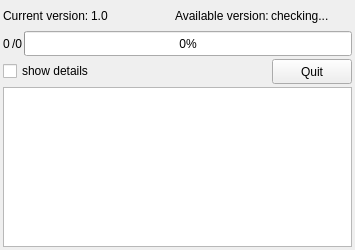
<?xml version="1.0" encoding="UTF-8"?>
<ui version="4.0">
 <class>Update</class>
 <widget class="QWidget" name="Update">
  <property name="geometry">
   <rect>
    <x>0</x>
    <y>0</y>
    <width>355</width>
    <height>250</height>
   </rect>
  </property>
  <property name="sizePolicy">
   <sizepolicy hsizetype="Fixed" vsizetype="Fixed">
    <horstretch>0</horstretch>
    <verstretch>0</verstretch>
   </sizepolicy>
  </property>
  <property name="minimumSize">
   <size>
    <width>250</width>
    <height>85</height>
   </size>
  </property>
  <property name="maximumSize">
   <size>
    <width>16777215</width>
    <height>16777215</height>
   </size>
  </property>
  <property name="windowTitle">
   <string>Update</string>
  </property>
  <layout class="QVBoxLayout" name="verticalLayout" stretch="0,0,0,0">
   <property name="spacing">
    <number>3</number>
   </property>
   <property name="sizeConstraint">
    <enum>QLayout::SetMaximumSize</enum>
   </property>
   <property name="leftMargin">
    <number>3</number>
   </property>
   <property name="topMargin">
    <number>3</number>
   </property>
   <property name="rightMargin">
    <number>3</number>
   </property>
   <property name="bottomMargin">
    <number>3</number>
   </property>
   <item>
    <layout class="QHBoxLayout" name="horizontalLayout">
     <property name="spacing">
      <number>2</number>
     </property>
     <property name="sizeConstraint">
      <enum>QLayout::SetDefaultConstraint</enum>
     </property>
     <item>
      <widget class="QLabel" name="labelActual">
       <property name="minimumSize">
        <size>
         <width>0</width>
         <height>25</height>
        </size>
       </property>
       <property name="maximumSize">
        <size>
         <width>16777215</width>
         <height>25</height>
        </size>
       </property>
       <property name="text">
        <string>Current version:</string>
       </property>
      </widget>
     </item>
     <item>
      <widget class="QLabel" name="valueActual">
       <property name="minimumSize">
        <size>
         <width>0</width>
         <height>25</height>
        </size>
       </property>
       <property name="maximumSize">
        <size>
         <width>16777215</width>
         <height>25</height>
        </size>
       </property>
       <property name="text">
        <string notr="true">1.0</string>
       </property>
      </widget>
     </item>
     <item>
      <widget class="QLabel" name="labelAvailable">
       <property name="minimumSize">
        <size>
         <width>0</width>
         <height>25</height>
        </size>
       </property>
       <property name="maximumSize">
        <size>
         <width>16777215</width>
         <height>25</height>
        </size>
       </property>
       <property name="text">
        <string>Available version:</string>
       </property>
      </widget>
     </item>
     <item>
      <widget class="QLabel" name="valueAvailable">
       <property name="minimumSize">
        <size>
         <width>0</width>
         <height>25</height>
        </size>
       </property>
       <property name="maximumSize">
        <size>
         <width>16777215</width>
         <height>25</height>
        </size>
       </property>
       <property name="text">
        <string>checking...</string>
       </property>
      </widget>
     </item>
    </layout>
   </item>
   <item>
    <layout class="QHBoxLayout" name="horizontalLayout_3">
     <property name="spacing">
      <number>2</number>
     </property>
     <item>
      <widget class="QLabel" name="currentFile">
       <property name="sizePolicy">
        <sizepolicy hsizetype="Fixed" vsizetype="Preferred">
         <horstretch>0</horstretch>
         <verstretch>0</verstretch>
        </sizepolicy>
       </property>
       <property name="minimumSize">
        <size>
         <width>0</width>
         <height>25</height>
        </size>
       </property>
       <property name="maximumSize">
        <size>
         <width>16777215</width>
         <height>25</height>
        </size>
       </property>
       <property name="text">
        <string notr="true">0</string>
       </property>
      </widget>
     </item>
     <item>
      <widget class="QLabel" name="fileCount">
       <property name="sizePolicy">
        <sizepolicy hsizetype="Fixed" vsizetype="Preferred">
         <horstretch>0</horstretch>
         <verstretch>0</verstretch>
        </sizepolicy>
       </property>
       <property name="minimumSize">
        <size>
         <width>0</width>
         <height>25</height>
        </size>
       </property>
       <property name="maximumSize">
        <size>
         <width>16777215</width>
         <height>25</height>
        </size>
       </property>
       <property name="text">
        <string notr="true">/0</string>
       </property>
      </widget>
     </item>
     <item>
      <widget class="QProgressBar" name="progressBar">
       <property name="sizePolicy">
        <sizepolicy hsizetype="Preferred" vsizetype="Preferred">
         <horstretch>0</horstretch>
         <verstretch>0</verstretch>
        </sizepolicy>
       </property>
       <property name="minimumSize">
        <size>
         <width>0</width>
         <height>25</height>
        </size>
       </property>
       <property name="maximumSize">
        <size>
         <width>16777215</width>
         <height>25</height>
        </size>
       </property>
       <property name="value">
        <number>0</number>
       </property>
       <property name="textVisible">
        <bool>true</bool>
       </property>
      </widget>
     </item>
    </layout>
   </item>
   <item>
    <layout class="QHBoxLayout" name="horizontalLayout_2">
     <property name="spacing">
      <number>2</number>
     </property>
     <item>
      <widget class="QCheckBox" name="showDetails">
       <property name="text">
        <string>show details</string>
       </property>
      </widget>
     </item>
     <item>
      <spacer name="horizontalSpacer">
       <property name="orientation">
        <enum>Qt::Horizontal</enum>
       </property>
       <property name="sizeHint" stdset="0">
        <size>
         <width>40</width>
         <height>20</height>
        </size>
       </property>
      </spacer>
     </item>
     <item>
      <widget class="QPushButton" name="buttonQuit">
       <property name="sizePolicy">
        <sizepolicy hsizetype="Preferred" vsizetype="Preferred">
         <horstretch>0</horstretch>
         <verstretch>0</verstretch>
        </sizepolicy>
       </property>
       <property name="minimumSize">
        <size>
         <width>0</width>
         <height>25</height>
        </size>
       </property>
       <property name="maximumSize">
        <size>
         <width>16777215</width>
         <height>25</height>
        </size>
       </property>
       <property name="text">
        <string>Quit</string>
       </property>
      </widget>
     </item>
    </layout>
   </item>
   <item>
    <widget class="QTextEdit" name="details">
     <property name="sizePolicy">
      <sizepolicy hsizetype="Preferred" vsizetype="Preferred">
       <horstretch>0</horstretch>
       <verstretch>0</verstretch>
      </sizepolicy>
     </property>
     <property name="minimumSize">
      <size>
       <width>0</width>
       <height>150</height>
      </size>
     </property>
     <property name="maximumSize">
      <size>
       <width>16777215</width>
       <height>16777215</height>
      </size>
     </property>
     <property name="lineWrapMode">
      <enum>QTextEdit::NoWrap</enum>
     </property>
     <property name="readOnly">
      <bool>true</bool>
     </property>
    </widget>
   </item>
  </layout>
 </widget>
 <layoutdefault spacing="6" margin="11"/>
 <resources/>
 <connections/>
</ui>
